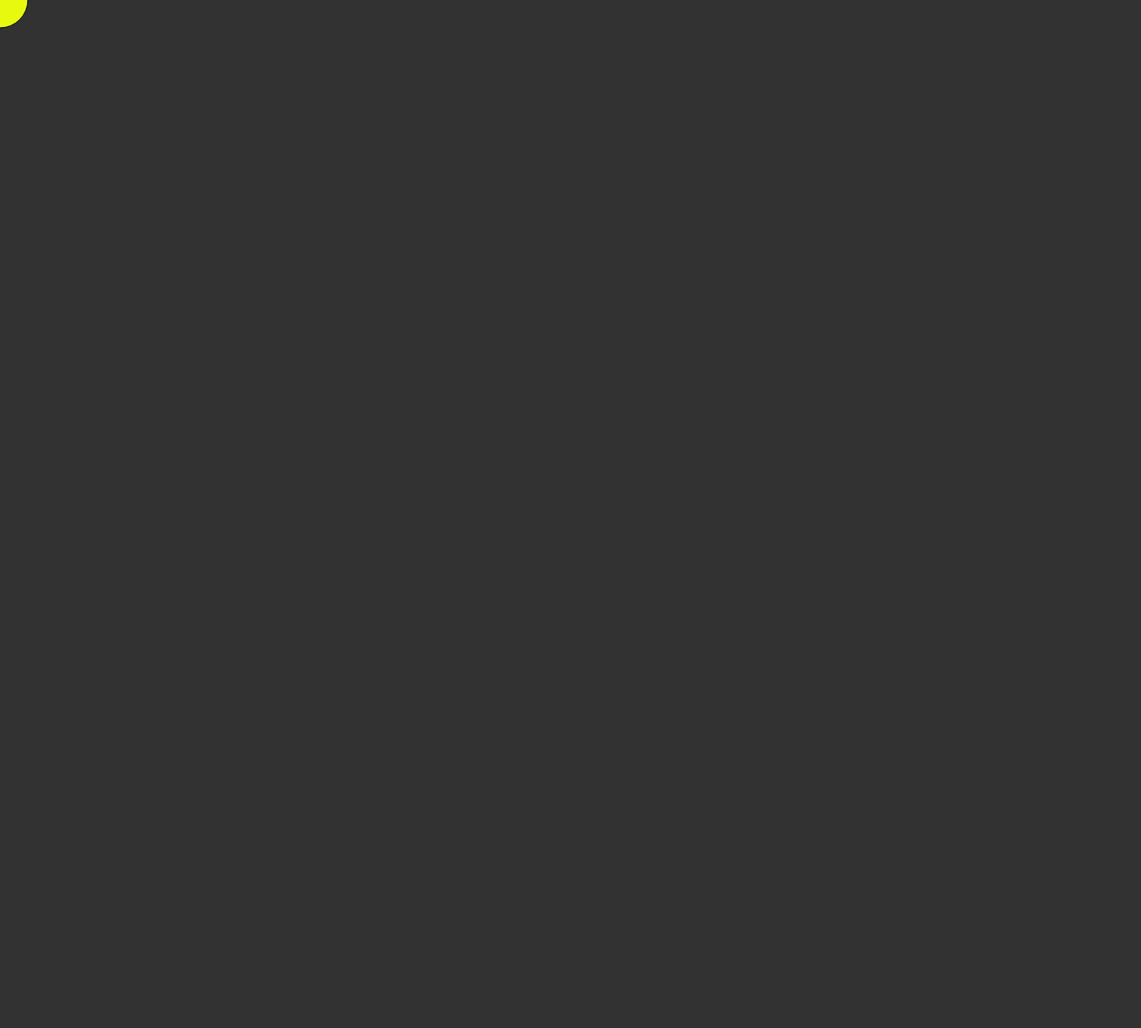
Frame 1 (no input)
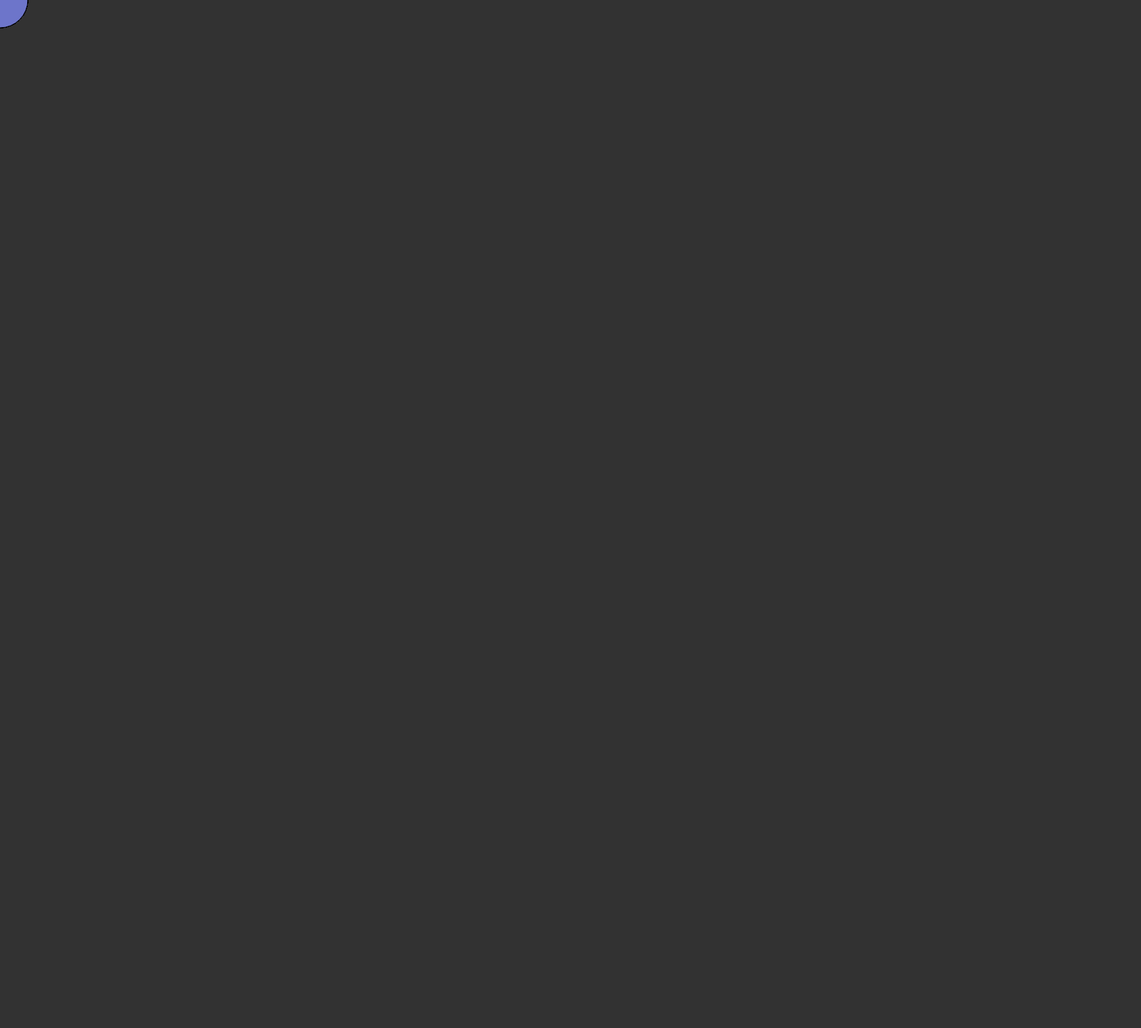
Frame 60 (no input)
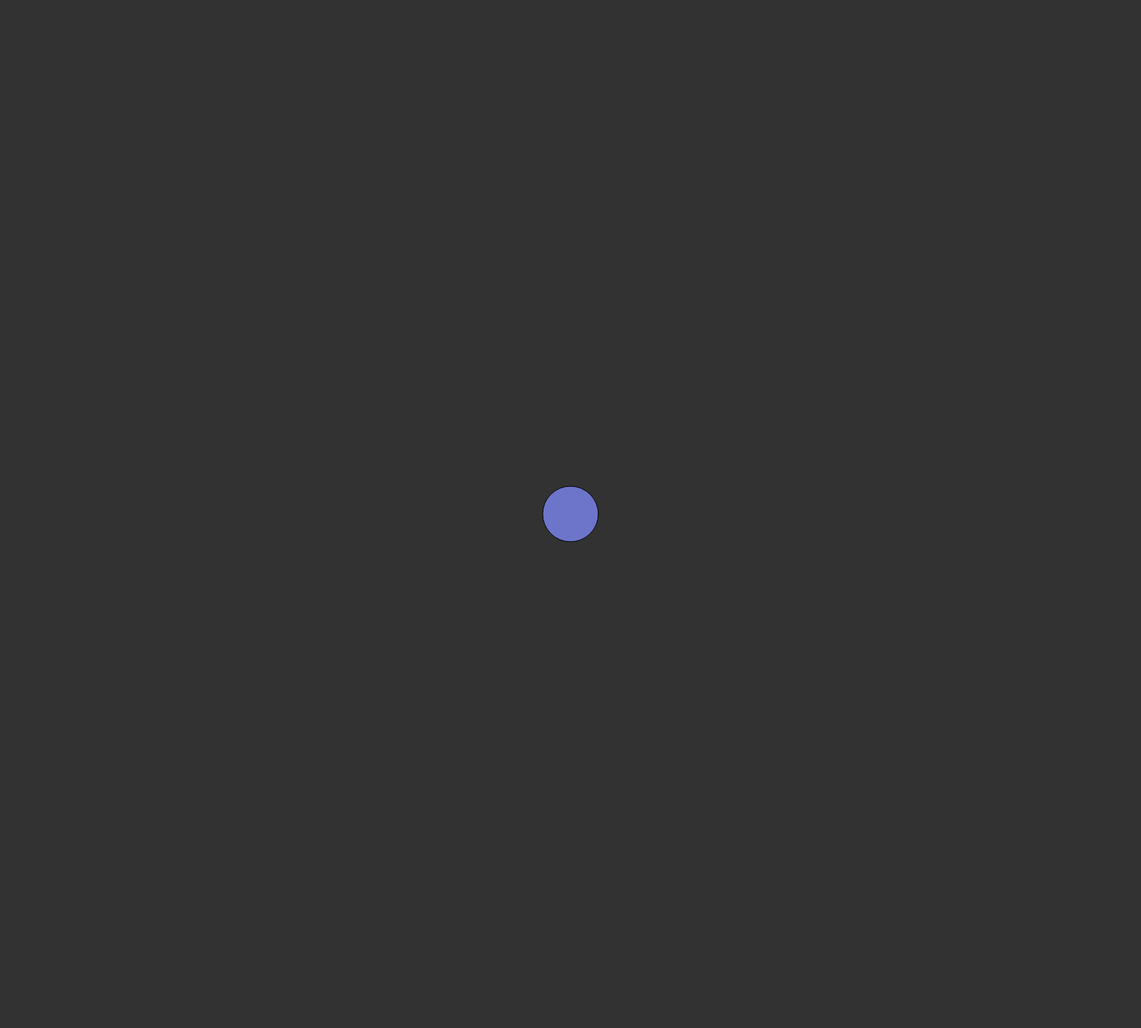
Frame 120 (the mouse pressed at the canvas centre since frame 60)

The p5.js sketch that drew these frames (run headless with seeded random() and noise() and a simulated clock; from frame 60 on, the mouse is pressed at the canvas centre):

// p5.js sketch
// ── sketch.js
var count_red = Math.floor(Math.random() * 255) + 1;
var countup_red = true;

var count_green = Math.floor(Math.random() * 255) + 1;
var countup_green = true;

var count_blue = Math.floor(Math.random() * 255) + 1;
var countup_blue = true;


function setup() {
  createCanvas(1640, 1480);
  background(50);
}

function draw() {

  //Red Counter
  if (countup_red)
  {
    count_red += (Math.floor(Math.random() * 5) + 1);
    if (count_red >= 255)
      countup_red = false;
  }
  else
  {
    count_red -= (Math.floor(Math.random() * 5) + 1);
    if (count_red <= 100)
      countup_red = true;
  }
  
  //Green Counter
  if (countup_green)
  {
    count_green += (Math.floor(Math.random() * 5) + 1);
    if (count_green >= 255)
      countup_green = false;
  }
  else
  {
    count_green -= (Math.floor(Math.random() * 5) + 1);
    if (count_green <= 100)
      countup_green = true;
  }
  
  //Blue Counter
  if (countup_blue)
  {
    count_blue += (Math.floor(Math.random() * 5) + 1);
    if (count_blue >= 255)
      countup_blue = false;
  }
  else
  {
    count_blue -= (Math.floor(Math.random() * 5) + 1);
    if (count_blue <= 100)
      countup_blue = true;
  }

  if (mouseIsPressed) {
    background(50);
  } else {
    fill(count_red, count_green, count_blue);
  }
  ellipse(mouseX, mouseY, 80, 80);
}
